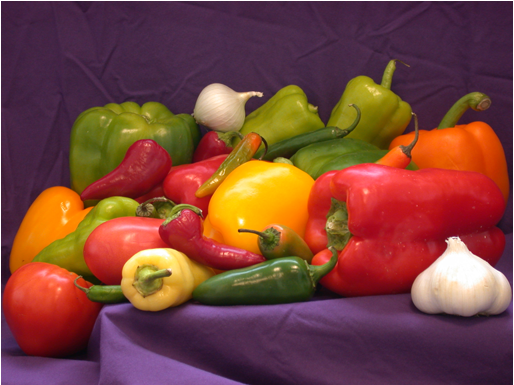
%> input picture Matlab - Fast Fourier Transform/sample.png, 514 x 385 px
$ octave --eval "FFT;"   (GNU Octave 9; MATLAB toolbox functions it lacks are replaced by stand-ins)
%> lines starting %> are read from the running program, lines starting %| are printed output that depends on the picture
% FFT / Perform and Analyse FFT
% 14 - Oct - 2018
% Gourav Siddhad

function FFT()
    RGB = imread('sample.png', 'png');
%> RGB is the input picture: size 385x514x3 uint8; mean R, G, B 121.7, 67.6, 58.9
    GRAY = rgb2gray(RGB);
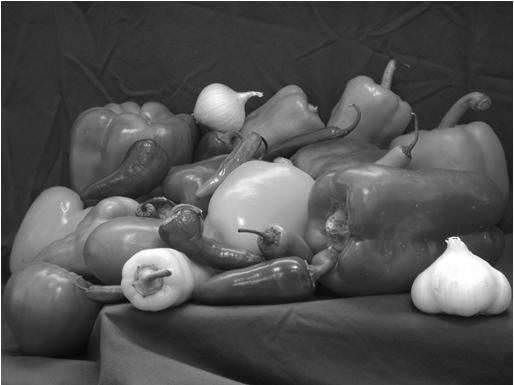
%> GRAY: size 385x514 uint8; min 8, max 255, mean 82.8

    % Fourier Transform
    GRAYF = fft2(GRAY);

    % Magnitude
    GRAYMag = abs(GRAYF);

    % Centered Spectrum
    GRAYFCenter = fftshift(GRAYF);

    % log Transform
    GRAYFCLog = log(1+abs(GRAYFCenter));
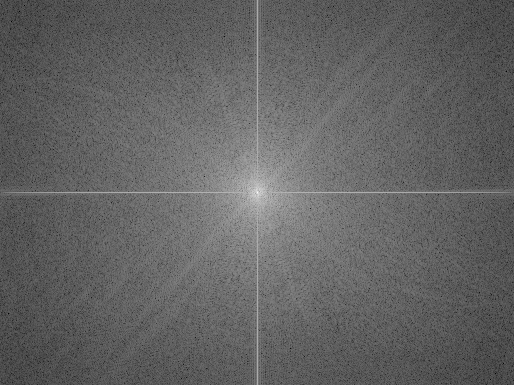
%> GRAYFCLog: size 385x514 double; min 1.12, max 16.61, mean 7.13; drawn with min black and max white

    % Reconstruct
    GRAYF = ifftshift(GRAYFCenter);
    IGRAYF = ifft2(GRAYF);

    figure;
    subplot(2,3,1);
    imshow(RGB);
    title('Original');

    subplot(2,3,2);
    imshow(GRAY);
    title('Gray');

    subplot(2,3,3);
    imshow(log(GRAYMag),[]);    % Not Visible, Therefore Used Log
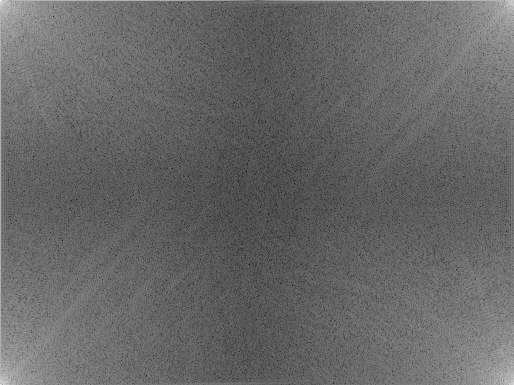
%> displayed picture: size 385x514, on the screen's scale of 0 to 255; min 0, max 255, mean 102.9
    title('Magnitude - FT');

    subplot(2,3,4);
    imshow(log(abs(GRAYFCenter)),[]);   % Not Visible, Therefore Used Log
    title('Centered Spectrum');

    subplot(2,3,5);
    imshow(GRAYFCLog,[]);
    title('Log Transform');

    subplot(2,3,6);
    imshow(IGRAYF,[]);
    title('Image Reconstruction');
end
